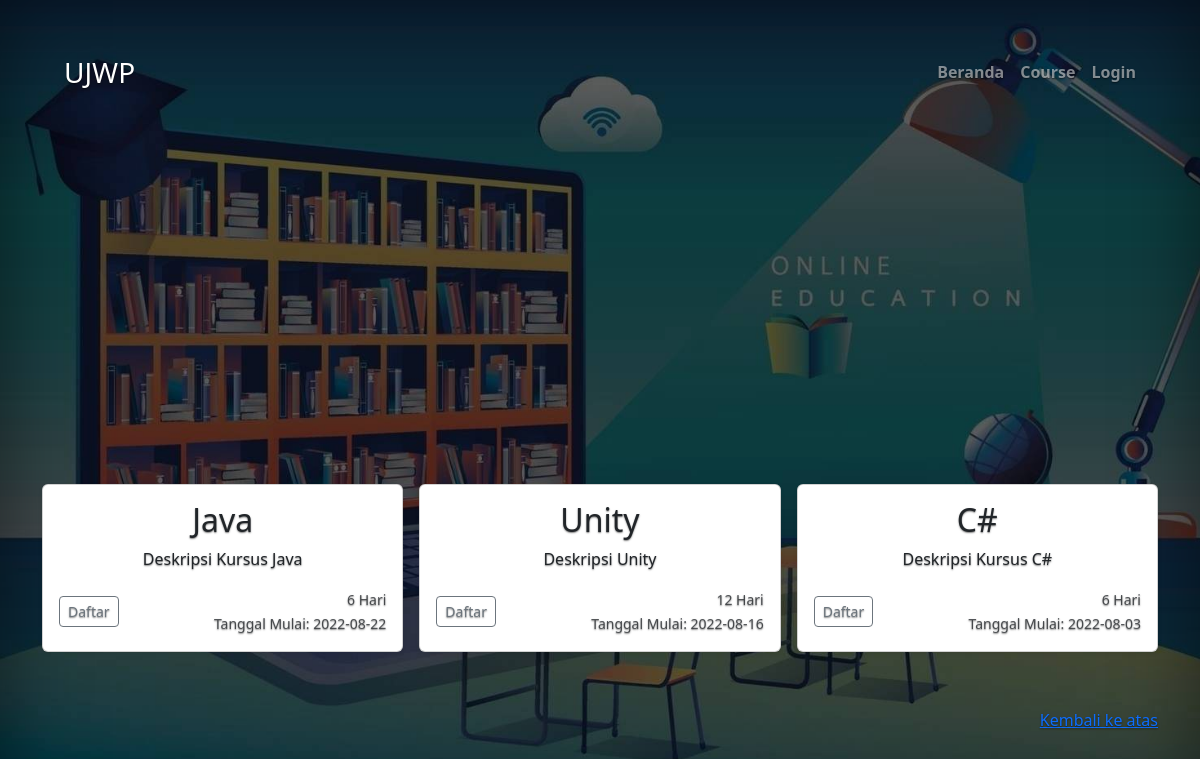
The page /course.php on the database its author committed.
### tables this page shows
CREATE TABLE `jadwal` (
  `id_jadwal` int(5) NOT NULL,
  `id_kursus` int(5) NOT NULL,
  `waktu_kursus` date NOT NULL
);

CREATE TABLE `course` (
  `id_kursus` int(5) NOT NULL,
  `nm_kursus` varchar(50) NOT NULL,
  `ket_kursus` text NOT NULL,
  `lama_kursus` int(40) NOT NULL
);

### course.php (the view, shortened to what this page needs)
<?php
  include "koneksi.php";
?>
<!doctype html>
<html lang="en">
<head>
  <link href="./dist/css/bootstrap.min.css" rel="stylesheet">
  <link href="style.css" rel="stylesheet">
</head>
<body class="d-flex h-100 text-center bg-anime">
  <div class="d-flex w-100 h-100 p-3 mx-auto flex-column">
    <header class="mb-auto px-5">
      <div class="text-white">
        <h3 class="float-md-start mb-0">UJWP</h3>
        <nav class="nav nav-masthead justify-content-center float-md-end">
          <a class="nav-link fw-bold py-1 px-0" href="index.php">Beranda</a>
          <a class="nav-link fw-bold py-1 px-0" href="course.php">Course</a>
          <?php
              if (isset ($_SESSION["role"])=="pelajar") {
                echo '
                <a class="nav-link fw-bold py-1 px-0" href="logout.php">Log Out</a>
                ';
              }
              else {
                echo '
                <a class="nav-link fw-bold py-1 px-0" href="login.php">Login</a>
                ';
              }
            ?>
        </nav>
      </div>
    </header>
    <main>
      <div class="album py-5">
        <div class="container">
          <div class="row row-cols-1 row-cols-sm-2 row-cols-md-3 g-3">
            <?php
              $QUERY = mysqli_query($KONEKSI, "SELECT * FROM `jadwal` JOIN course ON jadwal.id_kursus=course.id_kursus");
              while ($DATA=mysqli_fetch_assoc($QUERY)) {
                if(!isset($_SESSION["id_login"])){
                  $ID_PELAJAR='nol';
                }else{
                  $ID_PELAJAR = $_SESSION["id_login"];
                }
                $ID_JADWAL = $DATA['id_jadwal'];
                $Q_JADWAL = mysqli_query($KONEKSI, "SELECT * FROM `laporan` WHERE `id_pelajar`='$ID_PELAJAR' AND `id_jadwal`='$ID_JADWAL'");
                  echo '
                    <div class="col">
                    <div class="card shadow-sm">
                    <div class="card-body">
                    <h2 class="card-text">'.$DATA['nm_kursus'].'</h2>
                      <p class="card-text">'.$DATA['ket_kursus'].'</p>
                          <div class="d-flex justify-content-between align-items-center">
                          <div class="btn-group">';
                          if(mysqli_num_rows($Q_JADWAL) < 1){
                            echo '
                              <a href="daftar-config.php?id_pelajar='.$ID_PELAJAR.'&id_jadwal='.$ID_JADWAL.'" class="btn btn-sm btn-outline-secondary">Daftar</a>
                            ';
                          }else{
                            echo '
                              <a href="daftar-config.php?id_pelajar='.$ID_PELAJAR.'&id_jadwal='.$ID_JADWAL.'" class="btn btn-sm btn-success">Lihat Kartu</a>
                            ';
                          }
                            echo
                            '</div>
                            <div style="text-align: right">
                              <small class="text-muted">'.$DATA['lama_kursus'].' Hari</small>
                              <br>
                              <small class="text-muted">Tanggal Mulai: '.$DATA['waktu_kursus'].'</small>
                            </div>
                          </div>
                        </div>
                      </div>
                    </div>
                  ';
                }
            ?>
          </div>
        </div>
      </div>
    </main>
    <footer class="text-muted">
      <div class="container">
        <p class="float-end mb-1 py-2">
          <a href="#">Kembali ke atas</a>
        </p>
      </div>
    </footer>
</body>
</html>

### style.css (style rules this page uses)
body { text-shadow: 0 .05rem .1rem rgba(0, 0, 0, .5); box-shadow: inset 0 0 5rem rgba(0, 0, 0, .5); }
.nav-masthead .nav-link { color: rgba(255, 255, 255, .5); border-bottom: .25rem solid transparent; }
.nav-masthead .nav-link + .nav-link { margin-left: 1rem; }
html, body { height: 100%; }
body { display: flex; align-items: center; padding-top: 40px; padding-bottom: 40px; background-color: #f5f5f5; }
.bg-anime { background-image: url("background (2).jpg"); background-repeat: no-repeat; background-position: center; background-size: cover; }

### rows shown on the page
jadwal: id_kursus.nm_kursus "Java", id_kursus.ket_kursus "Deskripsi Kursus Java", id_kursus.lama_kursus "6", waktu_kursus "2022-08-22"
jadwal: id_kursus.nm_kursus "Unity", id_kursus.ket_kursus "Deskripsi Unity", id_kursus.lama_kursus "12", waktu_kursus "2022-08-16"
jadwal: id_kursus.nm_kursus "C#", id_kursus.ket_kursus "Deskripsi Kursus C#", id_kursus.lama_kursus "6", waktu_kursus "2022-08-03"
